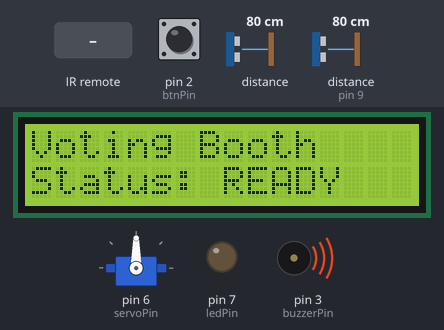
A sketch run on a simulated Arduino Uno, built with avr-gcc and run on an emulated ATmega328P. Shown: 16×2 character LCD, servo, output pins drawn as LEDs (lit = HIGH), buzzer (waves = sounding, pin HIGH). Wiring (inferred from the names in the program): ultrasonic range finder: trigger pin 8; echo pin 9. The inputs (shaded band) are chosen by the test bench; at power-on: distance to the obstacle (sensor on pin 9) 80 cm, pin 2 (btnPin) HIGH, distance to the obstacle 80 cm. The echo pulse lasts 58.3 µs per cm; pins used as bus, display or sensor lines are not drawn; what the sketch prints to the serial monitor is not drawn.

Above: at 1.3 s.
1.4 s: distance to the obstacle (sensor on pin 9) set to 2 cm
At 2.4 s:
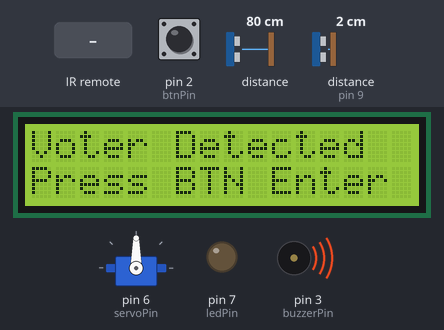
3.0 s: pin 2 (btnPin) pulled LOW for 0.15 s
At 4.6 s:
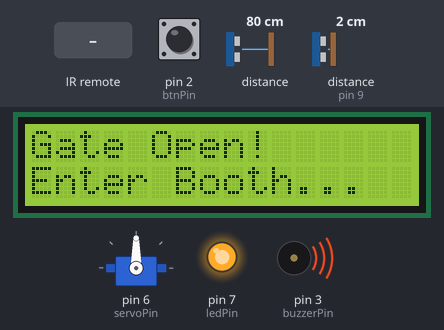
5.0 s: distance to the obstacle (sensor 0) set to 2 cm
At 6.3 s:
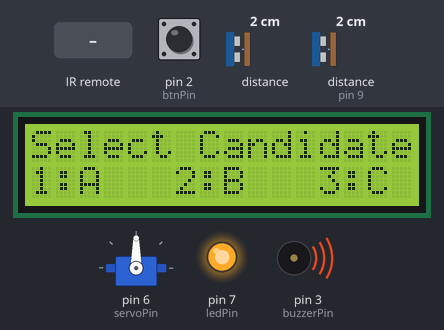
7.0 s: infrared code 0x45 received
At 8.9 s:
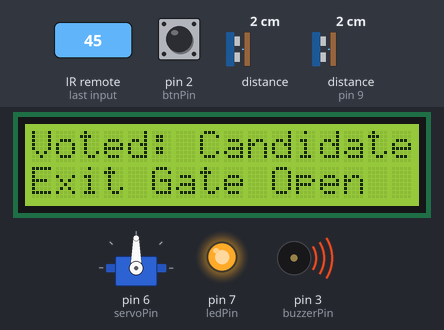
9.2 s: distance to the obstacle (sensor 0) set to 23 cm
10.8 s: distance to the obstacle (sensor 0) set to 27 cm
At 11.42 s:
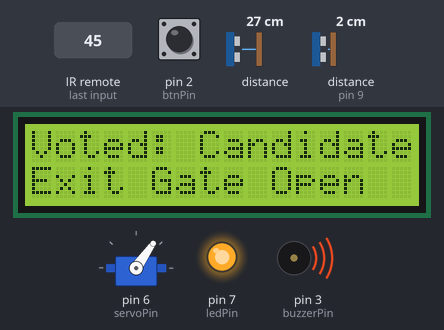
Timing chart, 0 to 13.8 s (numbered marks = the images above; inputs shaded):
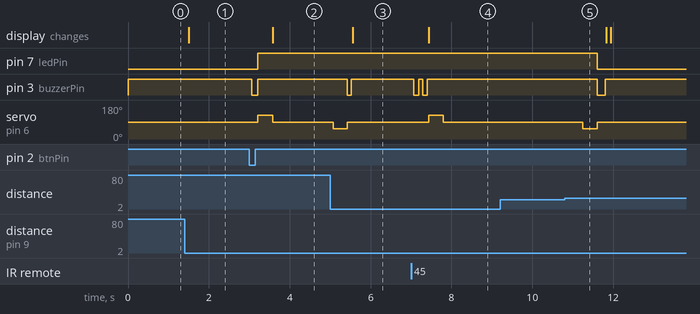

Measured:
- the behaviour switches between 25 and 26 cm on distance to the obstacle (sensor 0) (found by bisection; images 4 and 5)
- after the input at 1.4 s, the display: changes after 0.10 s (image 1)
- after the input at 3.0 s, pin 7 (ledPin): LOW → HIGH after 0.21 s; pin 3 (buzzerPin): HIGH → LOW after 0.06 s, → HIGH 0.15 s later; servo on pin 6 (servoPin): 90° → 125° after 0.21 s, → 90° 0.37 s later; the display: changes after 0.59 s (image 2)
- after the input at 5.0 s, pin 3 (buzzerPin): HIGH → LOW after 0.42 s, → HIGH 0.10 s later; servo on pin 6 (servoPin): 90° → 55° after 0.07 s, → 90° 0.35 s later; the display: changes after 0.56 s (image 3)
- after the input at 7.0 s, pin 3 (buzzerPin): alternates HIGH for 0.10 s and LOW for 0.12 s, 4 changes in all, then stays HIGH, starting after 0.07 s; servo on pin 6 (servoPin): 90° → 125° after 0.44 s, → 90° 0.35 s later; the display: changes after 0.44 s (image 4)
- after the input at 9.2 s, every drawn part: stays the same
- after the input at 10.8 s, pin 7 (ledPin): HIGH → LOW after 0.80 s; pin 3 (buzzerPin): HIGH → LOW after 0.80 s, → HIGH 0.20 s later; servo on pin 6 (servoPin): 90° → 55° after 0.45 s, → 90° 0.35 s later

The sketch:

ARD_GROUP_06.ino
```cpp
#define IR_USE_AVR_TIMER2
#include <Wire.h>
#include <LiquidCrystal_I2C.h>
#include <VL53L1X.h>
#include <Servo.h>
#include <IRremote.hpp>

// --- Pin Assignments ---
int btnPin    = 2;
int buzzerPin = 3;
int servoPin  = 6;
int ledPin    = 7;
int trigPin   = 8;
int echoPin   = 9;
int irPin     = 11;

// --- Hardware Objects ---
LiquidCrystal_I2C lcd(0x27, 16, 2);
VL53L1X laser;
Servo gateServo;

// --- Calibration & Thresholds ---
int spinTimeMs   = 350;  // Adjust (ms) to set how far the gate swings (~90 deg)
int queueDistCm  = 25;   // Ultrasonic detection distance (cm)
int boothOccMm   = 200;  // Laser distance when voter is inside (< 200 mm)
int boothClearMm = 250;  // Laser distance when booth is empty (> 250 mm)

int state = 0;
int votesA = 0;
int votesB = 0;
int votesC = 0;

void setup() {
  Serial.begin(9600);
  Wire.begin();
  Wire.setClock(400000);

  pinMode(btnPin, INPUT_PULLUP);
  pinMode(buzzerPin, OUTPUT);
  digitalWrite(buzzerPin, HIGH); // Active-LOW buzzer OFF
  pinMode(ledPin, OUTPUT);
  digitalWrite(ledPin, LOW);
  pinMode(trigPin, OUTPUT);
  pinMode(echoPin, INPUT);

  lcd.init();
  lcd.backlight();
  lcd.clear();
  lcd.setCursor(0, 0);
  lcd.print("Booting Booth...");

  gateServo.attach(servoPin);
  gateServo.write(90); // Keep 360 servo stopped on boot

  IrReceiver.begin(irPin, ENABLE_LED_FEEDBACK);

  laser.setTimeout(500);
  if (!laser.init()) {
    lcd.clear();
    lcd.print("VL53L1X Error!");
    Serial.println("Failed to detect VL53L1X!");
    while (1);
  }
  laser.setDistanceMode(VL53L1X::Short);
  laser.setMeasurementTimingBudget(50000);
  laser.startContinuous(50);

  showIdleScreen();
}

void loop() {
  int distCm = getUltrasonicCm();
  int distMm = laser.read();

  // STATE 0: Booth idle, checking ultrasonic sensor for incoming voter
  if (state == 0) {
    if (distCm > 0 && distCm < queueDistCm) {
      state = 1;
      lcd.clear();
      lcd.setCursor(0, 0);
      lcd.print("Voter Detected");
      lcd.setCursor(0, 1);
      lcd.print("Press BTN Enter");
    }
  }

  // STATE 1: Voter in queue, waiting for button press (Pin 2) to open gate
  else if (state == 1) {
    if (distCm >= queueDistCm || distCm == 0) {
      state = 0;
      showIdleScreen();
    } else if (digitalRead(btnPin) == LOW) {
      delay(50);
      beep(1, 150);
      digitalWrite(ledPin, HIGH);
      openGate();
      state = 2;
      lcd.clear();
      lcd.setCursor(0, 0);
      lcd.print("Gate Open!");
      lcd.setCursor(0, 1);
      lcd.print("Enter Booth...");
      delay(400);
    }
  }

  // STATE 2: Gate open, waiting for voter to step into VL53L1X laser zone
  else if (state == 2) {
    if (distMm > 0 && distMm < boothOccMm) {
      closeGate();
      beep(1, 100);
      state = 3;
      IrReceiver.resume();
      lcd.clear();
      lcd.setCursor(0, 0);
      lcd.print("Select Candidate");
      lcd.setCursor(0, 1);
      lcd.print("1:A   2:B   3:C");
    }
  }

  // STATE 3: Voter inside booth, listening for IR remote vote (1, 2, or 3)
  else if (state == 3) {
    if (distMm > boothClearMm) {
      digitalWrite(ledPin, LOW);
      closeGate();
      state = 0;
      showIdleScreen();
      return;
    }

    if (IrReceiver.decode()) {
      uint16_t cmd = IrReceiver.decodedIRData.command;
      Serial.print("IR Command HEX: 0x");
      Serial.println(cmd, HEX);

      bool validVote = false;
      String choice = "";

      if (cmd == 0x45 || cmd == 0xC) {
        votesA++;
        choice = "Candidate A";
        validVote = true;
      } else if (cmd == 0x46 || cmd == 0x18) {
        votesB++;
        choice = "Candidate B";
        validVote = true;
      } else if (cmd == 0x47 || cmd == 0x5E) {
        votesC++;
        choice = "Candidate C";
        validVote = true;
      }

      IrReceiver.resume();

      if (validVote) {
        beep(2, 120);
        lcd.clear();
        lcd.setCursor(0, 0);
        lcd.print("Voted: " + choice);
        lcd.setCursor(0, 1);
        lcd.print("Exit Gate Open");

        printResultsSerial();
        openGate();
        state = 4;
        delay(800);
      }
    }
  }

  // STATE 4: Vote recorded, waiting for voter to leave laser zone
  else if (state == 4) {
    if (distMm > boothClearMm) {
      delay(400);
      closeGate();
      digitalWrite(ledPin, LOW);
      beep(1, 200);
      state = 0;
      showIdleScreen();
    }
  }

  delay(50);
}

// --- 360-Degree Gate Control ---
void openGate() {
  gateServo.write(125); // Spin open
  delay(spinTimeMs);
  gateServo.write(90);  // Stop
}

void closeGate() {
  gateServo.write(55);  // Spin closed
  delay(spinTimeMs);
  gateServo.write(90);  // Stop
}

// --- Other Helpers ---
int getUltrasonicCm() {
  digitalWrite(trigPin, LOW);
  delayMicroseconds(2);
  digitalWrite(trigPin, HIGH);
  delayMicroseconds(10);
  digitalWrite(trigPin, LOW);
  long duration = pulseIn(echoPin, HIGH, 25000);
  if (duration == 0) return 0;
  return duration * 0.034 / 2;
}

void beep(int times, int durationMs) {
  for (int i = 0; i < times; i++) {
    digitalWrite(buzzerPin, LOW);
    delay(durationMs);
    digitalWrite(buzzerPin, HIGH);
    if (i < times - 1) delay(100);
  }
}

void showIdleScreen() {
  lcd.clear();
  lcd.setCursor(0, 0);
  lcd.print("Voting Booth");
  lcd.setCursor(0, 1);
  lcd.print("Status: READY");
}

void printResultsSerial() {
  Serial.println("--- LIVE TALLY ---");
  Serial.print("A: "); Serial.print(votesA);
  Serial.print(" | B: "); Serial.print(votesB);
  Serial.print(" | C: "); Serial.println(votesC);
}
```
